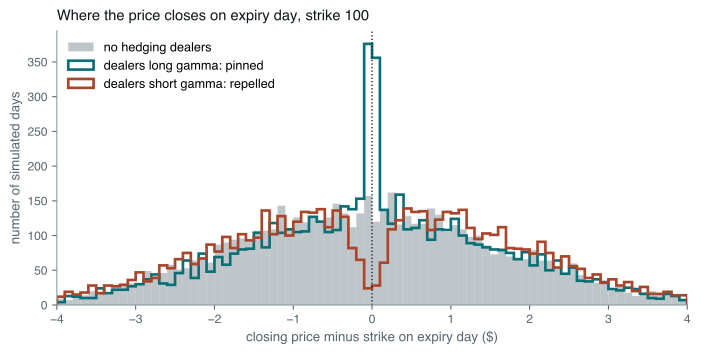

Generate this figure with Python:
# Pinning and its mirror image, on the last trading day before expiry.
#
# A stock starts the day near a strike of 100 that carries large open interest.
# Dealers hold that open interest either long (they bought the options) or short
# (they sold them), and re-hedge to delta-neutral every minute. Their trades move
# the price linearly, and no single minute's hedge trade can exceed a fixed share
# of the market's volume. Everything else is a random walk.
#
# Long dealers sell into rallies above the strike and buy dips below it, and the
# closer expiry gets the harder they do so: the closing price is pulled onto the
# strike. Short dealers do the opposite and the close is pushed away from it.
#
# Run standalone:  uv run --no-project --with matplotlib,numpy python <path>

import math
import os

os.environ.setdefault("SOURCE_DATE_EPOCH", "1735689600")

import matplotlib

matplotlib.use("Agg")
matplotlib.rcParams["svg.fonttype"] = "path"
matplotlib.rcParams["svg.hashsalt"] = "dh_pinning"
matplotlib.rcParams["font.family"] = ["Helvetica", "Arial", "DejaVu Sans"]

from pathlib import Path

import matplotlib.pyplot as plt
import numpy as np

INK = "#10171B"
MUTED = "#58666E"
TEAL = "#0B6E75"
RUST = "#A8452B"
GREY = "#8A979D"

K = 100.0
VOL = 0.25
MINUTES = 390
PATHS = 6000
DAY_YEARS = 1 / 252
POSITION = 400_000  # option-equivalent shares held by dealers at the strike
IMPACT = 1.0e-6  # $ of price move per share traded
MAX_TRADE = 60_000  # most shares the hedger can trade in one minute


def erf(x: np.ndarray) -> np.ndarray:
    # Abramowitz and Stegun 7.1.26, accurate to 1.5e-7.
    sign = np.sign(x)
    x = np.abs(x)
    t = 1.0 / (1.0 + 0.3275911 * x)
    poly = t * (0.254829592 + t * (-0.284496736 + t * (1.421413741 + t * (-1.453152027 + t * 1.061405429))))
    return sign * (1.0 - poly * np.exp(-x * x))


def call_delta(s: np.ndarray, tau: float) -> np.ndarray:
    if tau <= 0:
        return (s > K).astype(float)
    d1 = (np.log(s / K) + 0.5 * VOL**2 * tau) / (VOL * math.sqrt(tau))
    return 0.5 * (1.0 + erf(d1 / math.sqrt(2)))


def simulate(rng: np.random.Generator, sign: int) -> np.ndarray:
    s = K + rng.normal(0.0, 0.8, PATHS)
    dt = DAY_YEARS / MINUTES
    held = -sign * POSITION * call_delta(s, DAY_YEARS)
    for m in range(1, MINUTES + 1):
        tau = DAY_YEARS * (1 - m / MINUTES)
        z = rng.standard_normal(PATHS)
        s = s * np.exp(-0.5 * VOL**2 * dt + VOL * math.sqrt(dt) * z)
        if sign == 0:
            continue
        target = -sign * POSITION * call_delta(s, max(tau, dt / 10))
        trade = np.clip(target - held, -MAX_TRADE, MAX_TRADE)
        held += trade
        s = s + IMPACT * trade
    return s


def main() -> None:
    rng = np.random.default_rng(20260914)
    closes = {name: simulate(rng, sign) - K for name, sign in (("none", 0), ("long", +1), ("short", -1))}

    fig, ax = plt.subplots(figsize=(7.4, 3.8))
    bins = np.linspace(-4, 4, 81)
    ax.hist(closes["none"], bins=bins, color=GREY, alpha=0.55, label="no hedging dealers")
    ax.hist(closes["long"], bins=bins, histtype="step", color=TEAL, lw=2.0, label="dealers long gamma: pinned")
    ax.hist(closes["short"], bins=bins, histtype="step", color=RUST, lw=2.0, label="dealers short gamma: repelled")
    ax.axvline(0, color=INK, lw=1.0, ls=":")
    ax.set_xlim(-4, 4)
    ax.set_xlabel("closing price minus strike on expiry day ($)", fontsize=10, color=MUTED)
    ax.set_ylabel("number of simulated days", fontsize=10, color=MUTED)
    ax.set_title("Where the price closes on expiry day, strike 100", fontsize=11, color=INK, loc="left", pad=8)
    ax.legend(frameon=False, fontsize=9.5, loc="upper left")
    ax.tick_params(labelsize=9, colors=MUTED)
    for side in ("top", "right"):
        ax.spines[side].set_visible(False)
    for side in ("left", "bottom"):
        ax.spines[side].set_color(GREY)

    fig.tight_layout()
    out = Path(__file__).with_suffix("")
    for ext in ("pdf", "svg"):
        fig.savefig(f"{out}.{ext}", transparent=True, bbox_inches="tight")

    for name, x in closes.items():
        print(
            f"{name:>5}: P(|close-K| < 0.10) = {np.mean(np.abs(x) < 0.10):.3f}, "
            f"P(< 0.25) = {np.mean(np.abs(x) < 0.25):.3f}, sd = {x.std():.3f}"
        )
    s = np.array([K])
    gamma_open = POSITION * math.exp(0) / (K * VOL * math.sqrt(DAY_YEARS)) / math.sqrt(2 * math.pi)
    print(
        f"dealer gamma at the strike at the open: {gamma_open:,.0f} shares per $1; "
        f"impact x gamma = {IMPACT * gamma_open:.3f}; one-minute cap {MAX_TRADE:,} shares"
    )


main()
